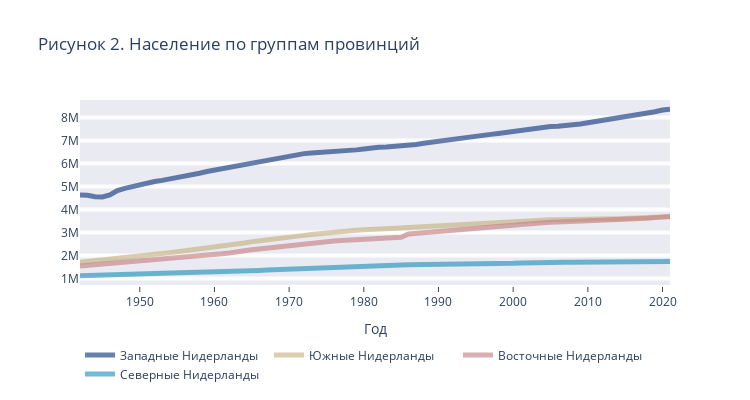

Notebook source saved alongside this figure:
### Code cell
fig = go.Figure()

fig.add_trace(go.Scatter(
    x=WN['Periods'], 
    y=WN['Population on 1 January (number)'],
    name = 'Западные Нидерланды',
    line = dict(
                width=5, 
                color='rgba(22, 60, 128, 0.65)'
               ),
    mode = 'lines',
    marker=dict(
        color='#83a3c7',
        opacity=0.65
                     ),   
    ))

fig.add_trace(go.Scatter(
    x=ZN['Periods'], 
    y=ZN['Population on 1 January (number)'],
    name = 'Южные Нидерланды',
    line = dict(
                width=5, 
                color='rgba(199, 180, 131, 0.65)'
               ),
    mode = 'lines',
    marker=dict(
        color='#c7b483',
        opacity=0.65
                     ),   
    ))

fig.add_trace(go.Scatter(
    x=ON['Periods'], 
    y=ON['Population on 1 January (number)'],
    name = 'Восточные Нидерланды',
    line = dict(width=5,
                color='rgba(199, 131, 132, 0.65)'
               ),
    mode = 'lines',
    marker=dict(
        color='#c78384',
        opacity=0.65
        ),
    ))

fig.add_trace(go.Scatter(
    x=NN['Periods'], 
    y=NN['Population on 1 January (number)'],
    name = 'Северные Нидерланды',
    line = dict(
                width=5,
                color='rgba(37, 150, 190, 0.65)'
               ),
    mode = 'lines',
    marker=dict(
        color='#87b9c9',
        opacity=0.65
                     ),
    ))


fig.update_layout(
    autosize=False,
    width=750,
    height=400,
    title='Рисунок 2. Население по группам провинций',
    xaxis=dict(
               title='Год',
               showgrid=False,
               linewidth=2,
               ticks='outside',
               gridwidth=4,
               gridcolor='rgba(255, 255, 255, 0.9)',
              ),
    yaxis=dict(
               showline=False,
               gridwidth=4,
               gridcolor='rgba(255, 255, 255, 0.9)',
               nticks=14
              ),
    plot_bgcolor='#eaeaf2',
    barmode='group',
    legend=dict(
                orientation="h",
                x=0,
                y=-0.3
               )
    
    )

fig.show()
fig.write_image("group_pop.svg")
